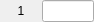
<?xml version="1.0" encoding="UTF-8"?>
<ui version="4.0">
 <class>AngKPinMapSetting</class>
 <widget class="QWidget" name="AngKPinMapSetting">
  <property name="geometry">
   <rect>
    <x>0</x>
    <y>0</y>
    <width>94</width>
    <height>20</height>
   </rect>
  </property>
  <property name="windowTitle">
   <string>AngKPinMapSetting</string>
  </property>
  <layout class="QVBoxLayout" name="verticalLayout">
   <property name="spacing">
    <number>3</number>
   </property>
   <property name="leftMargin">
    <number>0</number>
   </property>
   <property name="topMargin">
    <number>0</number>
   </property>
   <property name="rightMargin">
    <number>0</number>
   </property>
   <property name="bottomMargin">
    <number>0</number>
   </property>
   <item>
    <widget class="QWidget" name="horizontalWidget" native="true">
     <layout class="QHBoxLayout" name="horizontalLayout_14">
      <property name="spacing">
       <number>0</number>
      </property>
      <property name="leftMargin">
       <number>0</number>
      </property>
      <property name="topMargin">
       <number>0</number>
      </property>
      <property name="rightMargin">
       <number>0</number>
      </property>
      <property name="bottomMargin">
       <number>0</number>
      </property>
      <item>
       <widget class="QLabel" name="label">
        <property name="minimumSize">
         <size>
          <width>42</width>
          <height>0</height>
         </size>
        </property>
        <property name="maximumSize">
         <size>
          <width>42</width>
          <height>16777215</height>
         </size>
        </property>
        <property name="text">
         <string>1</string>
        </property>
        <property name="alignment">
         <set>Qt::AlignCenter</set>
        </property>
       </widget>
      </item>
      <item>
       <widget class="QLineEdit" name="lineEdit">
        <property name="minimumSize">
         <size>
          <width>52</width>
          <height>0</height>
         </size>
        </property>
        <property name="maximumSize">
         <size>
          <width>52</width>
          <height>16777215</height>
         </size>
        </property>
       </widget>
      </item>
     </layout>
    </widget>
   </item>
  </layout>
 </widget>
 <layoutdefault spacing="6" margin="11"/>
 <resources/>
 <connections/>
</ui>
